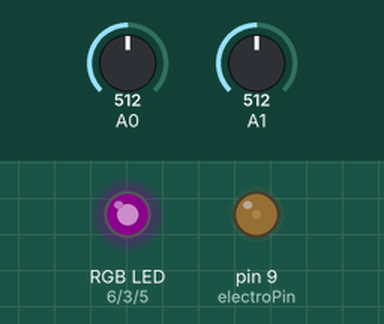
The sketch below on a simulated Arduino Uno, built with avr-gcc and run on an emulated ATmega328P. Shown: an RGB LED mixed from three pins (HIGH = lit), output pins drawn as LEDs (lit = HIGH). Inputs (shaded band) come from the test bench; at power-on: A0 = 512, A1 = 512. Dim RGB values are drawn brighter than linear.

Above: at 1.2 s.
1.3 s: A0 set to 340
At 2.2 s:
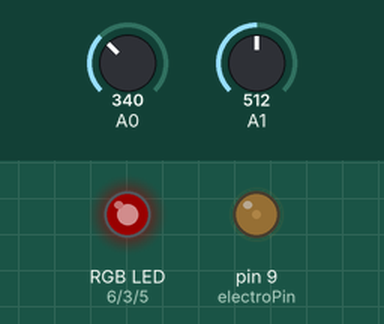
2.8 s: A1 set to 25
At 3.3 s:
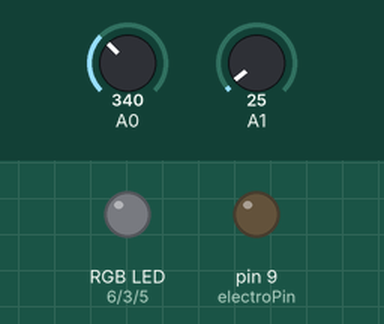
4.3 s: A1 set to 28
5.8 s: A1 set to 31
At 6.8 s:
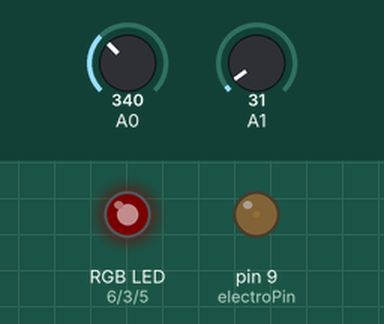
7.3 s: A0 set to 122
At 8.1 s:
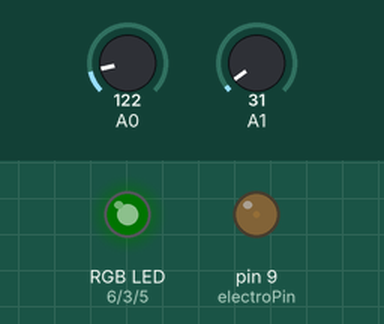
8.8 s: A0 set to 144
10.3 s: A0 set to 167
At 11.6 s:
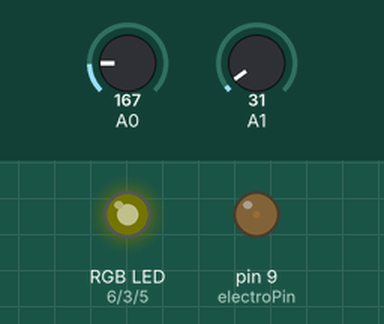
Timing chart, 0 to 12.8 s (numbered marks = the images above; inputs shaded):
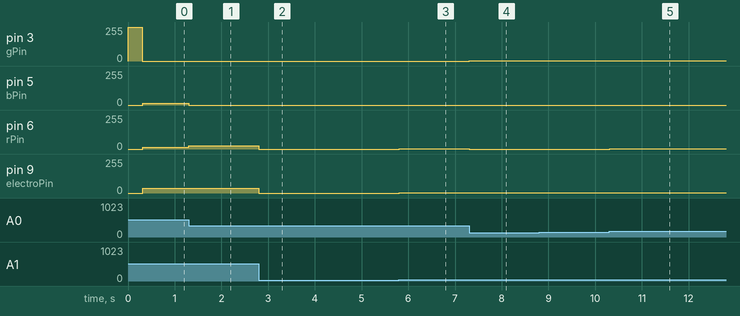

Measured:
- after the input at 1.3 s, pin 5 (bPin): 12/255 → 0/255 at once; pin 6 (rPin): 12/255 → 25/255 at once
- after the input at 2.8 s, pin 6 (rPin): 25/255 → 0/255 at once; pin 9 (electroPin): 35/255 → 0/255 at once
- after the input at 4.3 s, every drawn part: stays the same
- after the input at 5.8 s, pin 6 (rPin): 0/255 → 2/255 at once; pin 9 (electroPin): 0/255 → 3/255 at once
- after the input at 7.3 s, pin 3 (gPin): 0/255 → 1/255 at once; pin 6 (rPin): 2/255 → 0/255 at once
- after the input at 8.8 s, every drawn part: stays the same
- after the input at 10.3 s, pin 6 (rPin): 0/255 → 1/255 at once

The sketch:

ferroLed3states.ino
```cpp
/* Read IR and potentiometer, compute pulsing pwm
 * fade RGB led and PWM electromagnet accordingly */

// Hardware params
int rPin = 6;
int gPin = 3;
int bPin = 5;
int electroPin = 9;
int maxIrSensorWhenVeryclose = 350; // read with hand very close to sensor
int maxPwmElectro = 35; // 30 is ok for 12V and 0.3Ohm coil

// Software params
float proxiBrightMult = 0.1; // in 01
float sinusFmax = 1.; // Hz max frequence of field sinus
float sinusFreqLoopPeriod = 60*5; // seconds to make a full loop over frequencies
float irAThres = 0.3;
float secBeforSinus = 120; // seconds
float secBeforSleep = 1 * sinusFreqLoopPeriod; // seconds

// Software helpers
const float tau = 6.2832; // 2* pi
const int SLEEP_STATE = 1;
const int PROXI_STATE = 2;
const int SINUS_STATE = 3;
const int nStates = 3;
int curState;
float tInit;

void setup() {
  Serial.begin(9600);
  pinMode(rPin, OUTPUT);
  pinMode(gPin, OUTPUT);
  pinMode(bPin, OUTPUT);
  pinMode(electroPin, OUTPUT);
  curState = SLEEP_STATE;
  tInit = ((float) millis()) / 1000.;
}

void loop() {
  float field01 = 0.;
  float brigh01 = 0.;
  float color01 = 0.;
  float irA01 = readirA01();
  float irB01 = readirB01();
  float t = ((float) millis()) / 1000.; // seconds since start

  switch (curState){
  case SLEEP_STATE:
    field01 = 0.;
    brigh01 = 0.;
    color01 = 0.;
    curState = nextStateFromSleep(irA01, t);
    break;
  case PROXI_STATE:
    field01 = irA01;
    brigh01 = proxiBrightMult * irA01;    // 0.2 since RBG led are very bright
    color01 = irB01;
    curState = nextStateFromProxi(irA01, t);
    break;
  case SINUS_STATE: // filed oscillate with slowly varying frequency
    float x = tau*t/sinusFreqLoopPeriod;
    float freq01 = 1/0.637*pow((1/3.5) * (   2*((1-cos(x))/2) +  pow( (1-cos(x))/2,128)  +  pow((1+abs(cos(x-1)))/2,8)   ),4);
    float freq = sinusFmax * freq01;
    field01 = (1 + sin(tau * freq * t)) / 2;

    /*Serial.print(" t ");
    Serial.print(t);
    Serial.print(" tInit ");
    Serial.print(tInit);
    Serial.print(" sin(tau*(t-tInit)/sinusFreqLoopPeriod + 0.75*tau) ");
    Serial.print(sin(tau*(t-tInit)/sinusFreqLoopPeriod + 0.75*tau));
    Serial.print(" freq ");
    Serial.print(freq);
    Serial.print(" ");
    Serial.print(" field01 ");
    Serial.print(field01);
    Serial.println();
    delay(100);*/

    brigh01 = field01;
    color01 = freq01;
    curState = nextStateFromSinus(irA01, t);
    break;
  }
  updateLeds(brigh01, color01);
  updateElectro(field01);
  //printDebug(irA01, irB01, field01, brigh01, color01, curState, t);
  delay(10);
}

int jumpToState(int state) {
  tInit = ((float) millis()) / 1000.;
  updateLeds(1, state / nStates);
  delay(300);
  return state;
}

int nextStateFromSleep(float irA01, float t) {
  if (irA01 > irAThres) {
    return jumpToState(PROXI_STATE);
  }
  else { // no ir
    if ((t - tInit) > 3 * secBeforSleep)  {
      return jumpToState(SINUS_STATE);
    }
    else {
      return SLEEP_STATE;
    }
  }
}

int nextStateFromProxi(float irA01, float t) {
  if (irA01 > irAThres) {
    tInit = ((float) millis()) / 1000.;
    return PROXI_STATE;
  }
  else { // no ir
    if ((t - tInit) > secBeforSinus) {
      return jumpToState(SINUS_STATE);
    }
    else {
      return PROXI_STATE;
    }
  }
}
int nextStateFromSinus(float irA01, float t) {
  if (irA01 > irAThres) {
    return jumpToState(PROXI_STATE);
  }
  else { // no ir
    if ((t - tInit) > secBeforSleep) {
      return jumpToState(SLEEP_STATE);
    }
    else {
      return SINUS_STATE;
    }
  }
}

float readirA01() {
  // Read field mean strengh on IR sensor
  int ir = analogRead(A1); // InfraRed proximity
  if (ir < 30) {
    ir = 0;
  } // remove noise
  ir = constrain(ir, 0, maxIrSensorWhenVeryclose); // ensure a max value
  return ( (float)ir / (float)maxIrSensorWhenVeryclose );
}

float readirB01() {
  // Read from potentiometer waiting to buyt a 2nb IR
  int pot = analogRead(A0);
  if (pot < 10) {
    pot = 0;
  } // remove noise
  pot = constrain(pot, 0, 1023); // just to be sure of min and max
  return ((float)pot / 1023.0);
}

void updateLeds(float brigh01, float color01) {
  // set an RGB led colors and brightness
  brigh01 = constrain(brigh01, 0., 1.); // defensive
  color01  = constrain(color01 , 0., 1.); // defensive
  //if (brigh01 < 0.02) {return;} // remove noise < 5%
  float r, g, b;
  float alpha01;
  if (color01 < 0.3333) {
    alpha01 = 3. * (color01 - 0.);
    r = alpha01;
    g = 1. - alpha01;
    b = 0.;
  }
  else if (color01 < 0.6666) {
    alpha01 = 3. * (color01 - 0.3333);
    b = alpha01;
    r = 1. - alpha01;
    g = 0.;
  }
  else {
    alpha01 = 3. * (color01 - 0.6666);
    g = alpha01;
    b = 1. - alpha01;
    r = 0.;
  }
  analogWrite(rPin, (int)(255. * r * brigh01) );
  analogWrite(gPin, (int)(255. * g * brigh01) );
  analogWrite(bPin, (int)(255. * b * brigh01) );

  /*    // debug
   Serial.print(" brigh01 ");
   Serial.print(brigh01);
   Serial.print(" ");
   Serial.print(" color01 ");
   Serial.print(color01);
   Serial.print(" alpha01 ");
   Serial.print(alpha01);
   Serial.print(" r ");
   Serial.print(r);
   Serial.print(" r ");
   Serial.print(g);
   Serial.print(" r ");
   Serial.print(b);
   Serial.println("");
   delay(200);*/
}

void updateElectro(float field01) {
  int electroPwm = (int)(field01 * (float)maxPwmElectro);
  electroPwm = constrain(electroPwm, 0, maxPwmElectro); // defensive
  analogWrite(electroPin, electroPwm); // default Arduino PWM freq = 500Hz
}

void printDebug(float irA01, float irB01, float field01, float brigh01, float color01, int curState, float t) {
  Serial.print(" irA01 ");
  Serial.print(irA01);
  Serial.print(" irB01 ");
  Serial.print(irB01);
  Serial.print(" field01 ");
  Serial.print(field01);
  Serial.print(" brigh01 ");
  Serial.print(brigh01);
  Serial.print(" ");
  Serial.print(" color01 ");
  Serial.print(color01);
  Serial.print(" curState ");
  Serial.print(curState);
  Serial.print(" t-tInit ");
  Serial.print(t - tInit);
  Serial.println("");
  delay(100);
}
```
